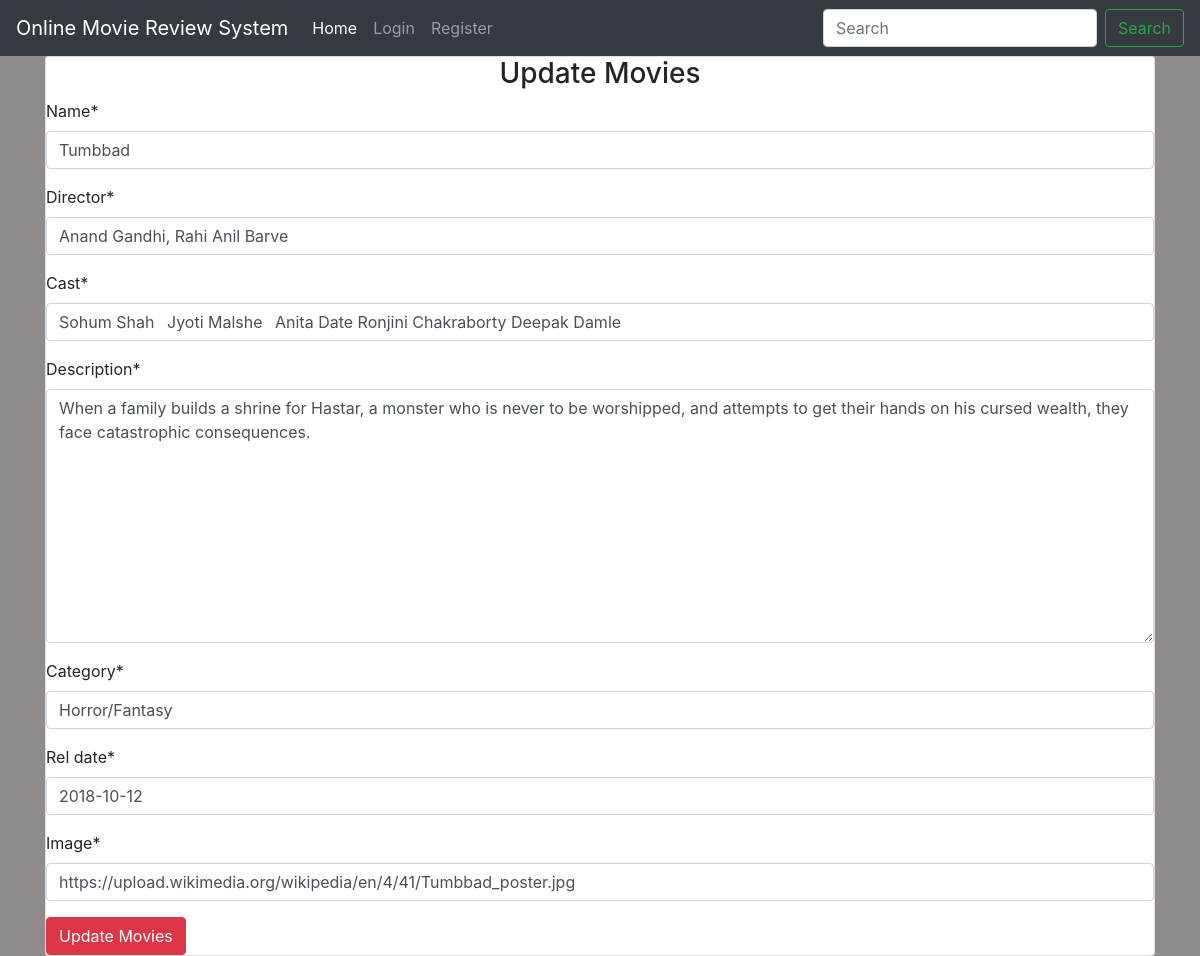
/updatemovies/3/, run on the app's committed database.
### movie/models.py (models this page shows, shortened)
class Movie(models.Model):
    name = models.CharField(max_length=300)
    director = models.CharField(max_length=50)
    cast = models.CharField(max_length=1000)
    description = models.TextField(max_length=5000)
    category = models.CharField(max_length=100,null=True)
    rel_date = models.DateField()
    avg_rating = models.FloatField(default=0)
    image = models.URLField(default=None, null=True)

### movie/views.py (the view)
# urls.py: path('updatemovies/<int:id>/', views.update_movie, name="update_movie"),
def update_movie(request, id):
    movie = Movie.objects.get(id=id)
    if request.method == "POST":
        form = MovieForm(request.POST or None, instance=movie)
        if form.is_valid():
            data = form.save(commit = False)
            data.save()
            return redirect("movie:details", id)
    else:
        form = MovieForm(instance=movie)
    return render(request, 'movie/addmovies.html', {"form": form,  "controller": "Update Movies"})

### movie/forms.py
class MovieForm(forms.ModelForm):
    class Meta:
        model = Movie
        fields = ('name', 'director', 'cast', 'description', 'category', 'rel_date','image')

### movie/templates/movie/addmovies.html (shortened to what this page needs)
{% extends 'movie/base.html' %}
{% load crispy_forms_tags %}
{% block content %}
<div class="container">
    <div class="card">
        <div class="card-content">
            <h3 class="text-center">{{ controller }}</h3>
            <form action="" method="POST">
                {{ form | crispy }}
                <input type="submit" value="{{ controller }}" class="btn btn-danger">
            </form>
        </div>
    </div>
</div>
{% endblock %}

### movie/static/css/main.css (style rules this page uses)
body { background-color: #918c8c; }

### data on the page
Movie: name "Tumbbad", director "Anand Gandhi, Rahi Anil Barve", cast "Sohum Shah Jyoti Malshe Anita Date Ronjini Chakraborty Deepak Damle", description "When a family builds a shrine for Hastar, a monster who is never to be worshipped, and attempts to get their hands on his cursed wealth, they face catastrophic consequences.", category "Horror/Fantasy", rel_date "2018-10-12", image "https://upload.wikimedia.org/wikipedia/en/4/41/Tumbbad_poster.jpg"

### other printed values
{{ controller }} "Update Movies"
